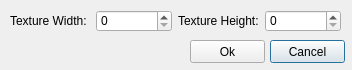
<?xml version="1.0" encoding="UTF-8"?>
<ui version="4.0">
 <class>frmNewTexArray</class>
 <widget class="QDialog" name="frmNewTexArray">
  <property name="geometry">
   <rect>
    <x>0</x>
    <y>0</y>
    <width>352</width>
    <height>70</height>
   </rect>
  </property>
  <property name="minimumSize">
   <size>
    <width>352</width>
    <height>70</height>
   </size>
  </property>
  <property name="maximumSize">
   <size>
    <width>352</width>
    <height>70</height>
   </size>
  </property>
  <property name="windowTitle">
   <string>Dialog</string>
  </property>
  <widget class="QPushButton" name="btnCancel">
   <property name="geometry">
    <rect>
     <x>270</x>
     <y>40</y>
     <width>75</width>
     <height>23</height>
    </rect>
   </property>
   <property name="text">
    <string>Cancel</string>
   </property>
  </widget>
  <widget class="QPushButton" name="btnOk">
   <property name="geometry">
    <rect>
     <x>190</x>
     <y>40</y>
     <width>75</width>
     <height>23</height>
    </rect>
   </property>
   <property name="text">
    <string>Ok</string>
   </property>
  </widget>
  <widget class="QWidget" name="layoutWidget">
   <property name="geometry">
    <rect>
     <x>10</x>
     <y>10</y>
     <width>331</width>
     <height>22</height>
    </rect>
   </property>
   <layout class="QHBoxLayout" name="horizontalLayout" stretch="0,1,0,1">
    <item>
     <widget class="QLabel" name="label">
      <property name="text">
       <string>Texture Width: </string>
      </property>
     </widget>
    </item>
    <item>
     <widget class="QSpinBox" name="spnWidth">
      <property name="maximum">
       <number>99999</number>
      </property>
     </widget>
    </item>
    <item>
     <widget class="QLabel" name="label_2">
      <property name="text">
       <string>Texture Height:</string>
      </property>
     </widget>
    </item>
    <item>
     <widget class="QSpinBox" name="spnHeight">
      <property name="maximum">
       <number>99999</number>
      </property>
     </widget>
    </item>
   </layout>
  </widget>
 </widget>
 <tabstops>
  <tabstop>spnWidth</tabstop>
  <tabstop>spnHeight</tabstop>
  <tabstop>btnOk</tabstop>
  <tabstop>btnCancel</tabstop>
 </tabstops>
 <resources/>
 <connections/>
</ui>
